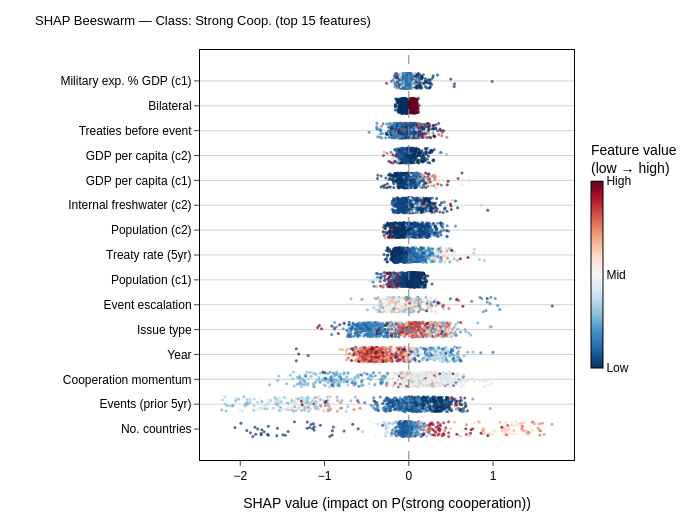

Notebook cell for this chart:
### Markdown cell above
## Cell 5: SHAP beeswarm plot (top 15 features)

### Code cell
# ── Focus on class 3 (strong cooperation) — most policy-relevant ──────────────
CLASS_IDX = 3   # strong cooperation

top15_features = importance_df['feature'].head(15).tolist()
top15_labels   = [LABEL_MAP.get(f, f) for f in top15_features]

# Build long-form dataframe for scatter
rng = np.random.default_rng(seed=42)
rows = []
for rank, (feat, label) in enumerate(zip(top15_features, top15_labels)):
    fidx = FEATURE_COLS.index(feat)
    shap_col  = sv[:, fidx, CLASS_IDX]
    feat_col  = X_all_imputed[feat].values

    # Normalise feature values to [0, 1] for colouring
    vmin, vmax = np.nanpercentile(feat_col, 1), np.nanpercentile(feat_col, 99)
    feat_norm  = np.clip((feat_col - vmin) / (vmax - vmin + 1e-12), 0, 1)

    # Jitter on y-axis to avoid overplotting — subsample for speed
    n_pts = min(800, len(shap_col))
    idx   = rng.choice(len(shap_col), size=n_pts, replace=False)
    jitter = rng.uniform(-0.3, 0.3, size=n_pts)

    for i, j in zip(idx, jitter):
        rows.append({
            'feature': feat,
            'label':   label,
            'rank':    rank,
            'shap':    float(shap_col[i]),
            'feat_val': float(feat_norm[i]),
            'y':       float(rank + j),
        })

bee_df = pd.DataFrame(rows)

fig_bee = go.Figure()
fig_bee.add_trace(go.Scatter(
    x=bee_df['shap'],
    y=bee_df['y'],
    mode='markers',
    marker=dict(
        size=3,
        color=bee_df['feat_val'],
        colorscale='RdBu_r',
        cmin=0, cmax=1,
        colorbar=dict(
            title='Feature value<br>(low → high)',
            thickness=12,
            len=0.6,
            tickvals=[0, 0.5, 1],
            ticktext=['Low', 'Mid', 'High'],
            outlinecolor='black',
            outlinewidth=1,
        ),
        opacity=0.7,
        line=dict(width=0),
    ),
    showlegend=False,
))

# Zero-line
fig_bee.add_vline(x=0, line_dash='dash', line_color='gray', line_width=1)

fig_bee.update_layout(
    template=pub_template,
    title=dict(
        text=f'SHAP Beeswarm — Class: {CLASS_LABELS[CLASS_IDX]} (top 15 features)',
        font_size=13
    ),
    xaxis_title='SHAP value (impact on P(strong cooperation))',
    yaxis=dict(
        tickmode='array',
        tickvals=list(range(len(top15_features))),
        ticktext=top15_labels,
        showgrid=True, gridcolor='lightgray',
        linecolor='black', linewidth=1, mirror=True, ticks='outside',
    ),
    xaxis=dict(
        showgrid=False, linecolor='black', linewidth=1, mirror=True, ticks='outside'
    ),
    height=520,
    width=700,
    font=dict(family='Arial', size=12, color='black'),
    plot_bgcolor='white',
    paper_bgcolor='white',
    margin=dict(l=200, r=90, t=50, b=60),
)

fig_bee.show()
fig_bee.write_image(f'{FIGURES_DIR}/fig03b_shap_beeswarm.png', scale=2)
fig_bee.write_html(f'{FIGURES_DIR}/fig03b_shap_beeswarm.html')
print('Saved fig03b_shap_beeswarm')

### Figure 1 — Plotly figure (JSON) as saved in the notebook; plotly's stock layout.template omitted (floating-point values rounded to 4 significant figures; data arrays with more than 128 entries replaced by an {"elided": "..."} marker saying what was removed)
{"data": [{"marker": {"cmax": 1, "cmin": 0, "color": {"elided": "12000 float values"}, "colorbar": {"len": 0.6, "outlinecolor": "black", "outlinewidth": 1, "thickness": 12, "ticktext": ["Low", "Mid", "High"], "tickvals": [0, 0.5, 1], "title": {"text": "Feature value<br>(low → high)"}}, "colorscale": [[0.0, "rgb(5,48,97)"], [0.1, "rgb(33,102,172)"], [0.2, "rgb(67,147,195)"], [0.3, "rgb(146,197,222)"], [0.4, "rgb(209,229,240)"], [0.5, "rgb(247,247,247)"], [0.6, "rgb(253,219,199)"], [0.7, "rgb(244,165,130)"], [0.8, "rgb(214,96,77)"], [0.9, "rgb(178,24,43)"], [1.0, "rgb(103,0,31)"]], "line": {"width": 0}, "opacity": 0.7, "size": 3}, "mode": "markers", "showlegend": false, "type": "scatter", "x": {"elided": "12000 float values"}, "y": {"elided": "12000 float values"}}], "layout": {"font": {"color": "black", "family": "Arial", "size": 12}, "height": 520, "margin": {"b": 60, "l": 200, "r": 90, "t": 50}, "paper_bgcolor": "white", "plot_bgcolor": "white", "shapes": [{"line": {"color": "gray", "dash": "dash", "width": 1}, "type": "line", "x0": 0, "x1": 0, "xref": "x", "y0": 0, "y1": 1, "yref": "y domain"}], "title": {"font": {"size": 13}, "text": "SHAP Beeswarm — Class: Strong Coop. (top 15 features)"}, "width": 700, "xaxis": {"linecolor": "black", "linewidth": 1, "mirror": true, "showgrid": false, "ticks": "outside", "title": {"text": "SHAP value (impact on P(strong cooperation))"}}, "yaxis": {"gridcolor": "lightgray", "linecolor": "black", "linewidth": 1, "mirror": true, "showgrid": true, "tickmode": "array", "ticks": "outside", "ticktext": ["No. countries", "Events (prior 5yr)", "Cooperation momentum", "Year", "Issue type", "Event escalation", "Population (c1)", "Treaty rate (5yr)", "Population (c2)", "Internal freshwater (c2)", "GDP per capita (c1)", "GDP per capita (c2)", "Treaties before event", "Bilateral", "Military exp. % GDP (c1)"], "tickvals": [0, 1, 2, 3, 4, 5, 6, 7, 8, 9, 10, 11, 12, 13, 14]}}}
